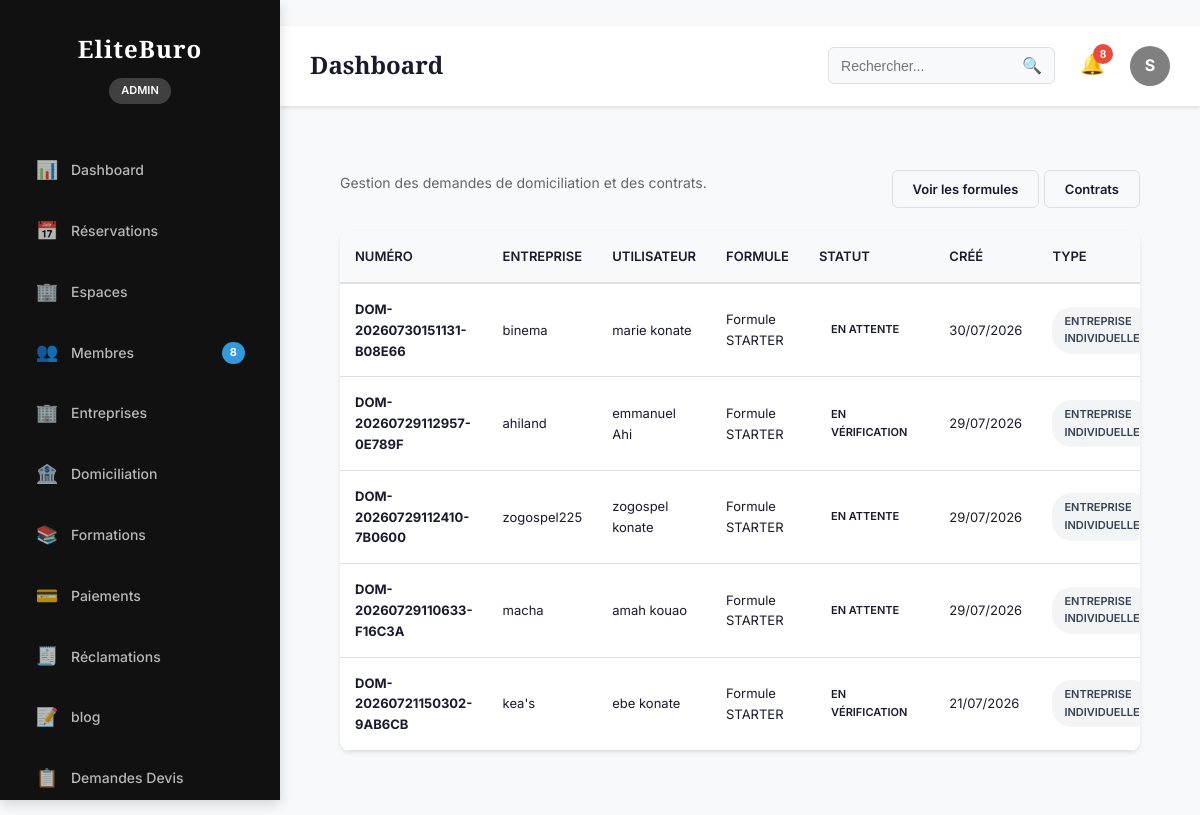
The app's page /dashboard/domiciliation/ (signed in) with its own data.
### accounts/models.py (models this page shows, shortened)
class User(AbstractUser):
    class Role(models.TextChoices):
        ADMIN = "ADMIN", "Administrateur"
        MANAGER = "MANAGER", "Gestionnaire"
        MEMBER = "MEMBER", "Membre"
        TRAINER = "TRAINER", "Formateur"
    username = None
    id = models.UUIDField(
        primary_key=True,
        default=uuid.uuid4,
        editable=False
    )
    email = models.EmailField(
        unique=True
    )
    first_name = models.CharField(
        max_length=150
    )
    last_name = models.CharField(
        max_length=150
    )
    phone_validator = RegexValidator(
        regex=r'^\+?[0-9]{8,15}$',
        message="Numéro de téléphone invalide."
    )
    phone = models.CharField(
        max_length=20,
        validators=[phone_validator],
        unique=True
    )
    avatar = models.ImageField(
        upload_to="users/avatar/",
        blank=True,
        null=True
    )
    role = models.CharField(
        max_length=20,
        choices=Role.choices,
        default=Role.MEMBER
    )
    company_name = models.CharField(
        max_length=255,
        blank=True
    )
    job_title = models.CharField(
        max_length=255,
        blank=True
    )
    birth_date = models.DateField(
        blank=True,
        null=True
    )
    gender = models.CharField(
        max_length=20,
        blank=True
    )
    website = models.URLField(
        blank=True
    )
    bio = models.TextField(
        blank=True
    )
    language = models.CharField(
        max_length=10,
        default="fr"
    )
    timezone = models.CharField(
        max_length=100,
        default="Africa/Abidjan"
    )
    is_email_verified = models.BooleanField(
        default=False
    )
    is_phone_verified = models.BooleanField(
        default=False
    )
    receive_email_notification = models.BooleanField(
        default=True
    )
    receive_sms_notification = models.BooleanField(
        default=True
    )
    receive_whatsapp_notification = models.BooleanField(
        default=True
    )
    last_activity = models.DateTimeField(
        null=True,
        blank=True
    )
    created_at = models.DateTimeField(
        auto_now_add=True
    )
    updated_at = models.DateTimeField(
        auto_now=True
    )
    USERNAME_FIELD = "email"
    REQUIRED_FIELDS = []
    objects = UserManager()
    class Meta:
        ordering = ["-created_at"]
        verbose_name = "Utilisateur"
        verbose_name_plural = "Utilisateurs"
    @property
    def full_name(self):
        return f"{self.first_name} {self.last_name}"

class Company(models.Model):
    id = models.UUIDField(
        primary_key=True,
        default=uuid.uuid4,
        editable=False
    )
    owner = models.ForeignKey(
        settings.AUTH_USER_MODEL,
        on_delete=models.CASCADE,
        related_name="companies"
    )
    company_name = models.CharField(
        max_length=255
    )
    legal_form = models.CharField(
        max_length=100,
        blank=True
    )
    registration_number = models.CharField(
        max_length=100,
        blank=True
    )
    tax_number = models.CharField(
        max_length=100,
        blank=True
    )
    phone = models.CharField(
        max_length=20,
        blank=True
    )
    email = models.EmailField(
        blank=True
    )
    website = models.URLField(
        blank=True
    )
    description = models.TextField(
        blank=True
    )
    logo = models.ImageField(
        upload_to="companies/logo/",
        blank=True,
        null=True
    )
    created_at = models.DateTimeField(auto_now_add=True)
    updated_at = models.DateTimeField(auto_now=True)
    class Meta:
        ordering = ["company_name"]

### domiciliation/models.py (models this page shows, shortened)
class DomiciliationRequest(models.Model):
    class Status(models.TextChoices):
        BROUILLON = "Brouillon", "Brouillon"
        EN_ATTENTE = "En attente", "En attente"
        DOCUMENTS_REÇUS = "Documents reçus", "Documents reçus"
        EN_VÉRIFICATION = "En vérification", "En vérification"
        CONTRAT_GÉNÉRÉ = "Contrat généré", "Contrat généré"
        SIGNATURE_EN_ATTENTE = "Signature en attente", "Signature en attente"
        PAIEMENT_EN_ATTENTE = "Paiement en attente", "Paiement en attente"
        ACTIVE = "Active", "Active"
        REFUSÉE = "Refusée", "Refusée"
        EXPIRÉE = "Expirée", "Expirée"
        RÉSILIÉE = "Résiliée", "Résiliée"
    class Meta:
        verbose_name = "Demande de domiciliation"
        verbose_name_plural = "Demandes de domiciliation"
        indexes = [
            models.Index(fields=["statut"]),
            models.Index(fields=["date_fin"]),
            models.Index(fields=["entreprise"]),
            models.Index(fields=["utilisateur"]),
        ]
        ordering = ["-date_creation"]
    class TypeDemande(models.TextChoices):
        DOMICILIATION = "DOMICILIATION", "Domiciliation simple"
        ENTREPRISE_INDIVIDUELLE = "EI", "Entreprise Individuelle"
        SARL = "SARL", "SARL"
        SARLU = "SARLU", "SARLU"
        SAS = "SAS", "SAS"
        SASU = "SASU", "SASU"
        ONG = "ONG", "ONG"
        STARTUP = "STARTUP", "Startup"
        SCI = "SCI", "SCI"
        ASSOCIATION = "ASSOCIATION", "Association"
        FONDATION = "FONDATION", "Fondation"
        SCOOP = "SCOOP", "SCOOP"
    type_demande = models.CharField(
        max_length=50,
        choices=TypeDemande.choices,
        default=TypeDemande.DOMICILIATION
    )
    id = models.UUIDField(primary_key=True, default=uuid.uuid4, editable=False)
    utilisateur = models.ForeignKey(
        settings.AUTH_USER_MODEL,
        on_delete=models.CASCADE,
        related_name="domiciliation_requests",
    )
    entreprise = models.ForeignKey(
        "accounts.Company",
        on_delete=models.CASCADE,
        related_name="domiciliation_requests",
        help_text="Entreprise concernée par la domiciliation",
    )
    formule = models.ForeignKey(
        DomiciliationPlan,
        on_delete=models.PROTECT,
        related_name="domiciliation_requests",
    )
    numero_demande = models.CharField(max_length=60, unique=True, db_index=True)
    statut = models.CharField(max_length=64, choices=Status.choices, default=Status.BROUILLON)
    date_debut = models.DateField(null=True, blank=True)
    date_fin = models.DateField(null=True, blank=True)
    adresse_domiciliation = models.TextField()
    observations = models.TextField(blank=True)
    date_creation = models.DateTimeField(auto_now_add=True, db_index=True)
    derniere_modification = models.DateTimeField(auto_now=True)

class DomiciliationPlan(models.Model):
    class Meta:
        verbose_name = "Formule de domiciliation"
        verbose_name_plural = "Formules de domiciliation"
        ordering = ["ordre"]
        indexes = [
            models.Index(fields=["slug"]),
            models.Index(fields=["actif"]),
        ]
    nom = models.CharField(max_length=200)
    slug = models.SlugField(max_length=220, unique=True)
    description = models.TextField()
    prix = models.DecimalField(
        max_digits=12,
        decimal_places=2,
        validators=[MinValueValidator(0)],
    )
    durée = models.PositiveIntegerField(help_text="Durée en mois")
    avantages = models.TextField(help_text="Liste des avantages, séparés par des retours à la ligne")
    actif = models.BooleanField(default=True)
    ordre = models.PositiveIntegerField(default=0, db_index=True, help_text="Ordre d’affichage")

### dashboard/views.py (the view)
# urls.py: path("domiciliation/", AdminDomiciliationView.as_view(), name="domiciliation"),
class AdminDomiciliationView(AdminBaseView):
    template_name = "dashboard/admin/domiciliation.html"
    def get_context_data(self, **kwargs):
        context = super().get_context_data(**kwargs)
        context["requests"] = DomiciliationRequest.objects.select_related(
            "entreprise", "utilisateur", "formule"
        ).order_by("-date_creation")
        return context

### templates/dashboard/admin/domiciliation.html (shortened to what this page needs)
{% extends 'layouts/base_admin.html' %}
{% block content %}
<div class="content">
    <div class="section-header">
        <div>
            <p style="color:var(--text-light);font-size:14px;">
                Gestion des demandes de domiciliation et des contrats.
            </p>
        </div>
        <div style="margin-top:10px;">
            <a href="{% url 'dashboard_admin:domiciliation_plans' %}" class="btn-secondary">Voir les formules</a>
            <a href="{% url 'domiciliation:history_list' %}" class="btn-secondary">Contrats</a>
        </div>
    </div>
    <div class="table-container">
        <table class="admin-table">
            <thead>
                <tr>
                    <th>
                        Numéro
                    </th>
                    <th>
                        Entreprise
                    </th>
                    <th>
                        Utilisateur
                    </th>
                    <th>
                        Formule
                    </th>
                    <th>
                        Statut
                    </th>
                    <th>
                        Créé
                    </th>
                    <th>
                        type
                    </th>
                </tr>
            </thead>
            <tbody>
            {% for req in requests %}
                <tr>
                    <td>
                        <strong>{{ req.numero_demande }}</strong>
                    </td>
                    <td>
                        {{ req.entreprise.company_name }}
                    </td>
                    <td>
                        {{ req.utilisateur.full_name|default:req.utilisateur.email }}
                    </td>
                    <td>
                        {{ req.formule.nom }}
                    </td>
                    <td>
                        {% if req.statut == "APPROUVEE" %}
                            <span class="status-badge confirmed">Approuvée</span>
                        {% elif req.statut == "EN_ATTENTE" %}
                            <span class="status-badge pending">En attente</span>
                        {% elif req.statut == "REFUSEE" %}
                            <span class="status-badge cancelled">Refusée</span>
                        {% else %}
                            <span class="status-badge">{{ req.statut }}</span>
                        {% endif %}
                    </td>
                    <td>
                        {{ req.date_creation|date:"d/m/Y" }}
                    </td>
                    <td>
                            {% if req.type_demande == "EI" %}
                                <span class="status-badge" style="background:#f3f4f6;color:#374151;">
                                    Entreprise Individuelle
                                </span>
                            {% elif req.type_demande == "SARL" %}
                                <span class="status-badge" style="background:#dbeafe;color:#1e40af;">
                                    SARL
                                </span>
                            {% elif req.type_demande == "SARLU" %}
                                <span class="status-badge" style="background:#e0e7ff;color:#3730a3;">
                                    SARLU
                                </span>
                            {% elif req.type_demande == "SAS" %}
                                <span class="status-badge" style="background:#f3e8ff;color:#6b21a8;">
                                    SAS
                                </span>
                            {% elif req.type_demande == "SASU" %}
                                <span class="status-badge" style="background:#fce7f3;color:#9d174d;">
                                    SASU
                                </span>
                            {% elif req.type_demande == "ONG" %}
                                <span class="status-badge" style="background:#d1fae5;color:#065f46;">
                                    ONG
                                </span>
                            {% elif req.type_demande == "STARTUP" %}
                                <span class="status-badge" style="background:#fef3c7;color:#92400e;">
                                    Startup
                                </span>
                            {% elif req.type_demande == "SCI" %}
                                <span class="status-badge" style="background:#e0f2fe;color:#075985;">
                                    SCI
                                </span>
                            {% elif req.type_demande == "ASSOCIATION" %}
                                <span class="status-badge" style="background:#ede9fe;color:#5b21b6;">
                                    Association
                                </span>
                            {% elif req.type_demande == "FONDATION" %}
                                <span class="status-badge" style="background:#fce7f3;color:#831843;">
                                    Fondation
                                </span>
                            {% elif req.type_demande == "SCOOP" %}
                                <span class="status-badge" style="background:#fef9c3;color:#713f12;">
                                    SCOOP
                                </span>
                            {% else %}
                                <span class="status-badge" style="background:#f3f4f6;color:#6b7280;">
                                    Non défini
                                </span>
                            {% endif %}
                        </td>
                </tr>
            {% endfor %}
            </tbody>
        </table>
    </div>
</div>
{% endblock %}

### templates/partials/header.html (shortened to what this page needs)
<header class="top-bar">
    <div class="top-bar-left">
        <h1 class="page-title">
            {% block page_title %}
            Dashboard
            {% endblock %}
        </h1>
    </div>
    <div class="top-bar-right">
        <div class="search-box">
            <input
                type="text"
                class="search-input"
                placeholder="Rechercher...">
            <button class="search-btn">
                🔍
            </button>
        </div>
        <div class="notifications">
            <button class="notification-btn">
                🔔
                <span class="notification-count">
                    {{ recent_activity|length|default:0 }}
                </span>
            </button>
        </div>
        <div class="user-menu">
            <div class="user-avatar">
                {{ request.user.first_name|slice:":1"|default:"A" }}
            </div>
        </div>
    </div>
</header>

### records on screen
User: user.first_name "S"
DomiciliationRequest: numero_demande "DOM-20260730151131-B08E66", entreprise.company_name "binema", utilisateur.full_name "marie konate", formule.nom "Formule STARTER", statut "EN ATTENTE", date_creation "30/07/2026", type_demande "ENTREPRISE INDIVIDUELLE"
DomiciliationRequest: numero_demande "DOM-20260729112957-0E789F", entreprise.company_name "ahiland", utilisateur.full_name "emmanuel Ahi", formule.nom "Formule STARTER", statut "EN VÉRIFICATION", date_creation "29/07/2026", type_demande "ENTREPRISE INDIVIDUELLE"
DomiciliationRequest: numero_demande "DOM-20260729112410-7B0600", entreprise.company_name "zogospel225", utilisateur.full_name "zogospel konate", formule.nom "Formule STARTER", statut "EN ATTENTE", date_creation "29/07/2026", type_demande "ENTREPRISE INDIVIDUELLE"
DomiciliationRequest: numero_demande "DOM-20260729110633-F16C3A", entreprise.company_name "macha", utilisateur.full_name "amah kouao", formule.nom "Formule STARTER", statut "EN ATTENTE", date_creation "29/07/2026", type_demande "ENTREPRISE INDIVIDUELLE"
DomiciliationRequest: numero_demande "DOM-20260721150302-9AB6CB", entreprise.company_name "kea's", utilisateur.full_name "ebe konate", formule.nom "Formule STARTER", statut "EN VÉRIFICATION", date_creation "21/07/2026", type_demande "ENTREPRISE INDIVIDUELLE"

### other values on screen
{{ stats.users|default_if_none:0 }} "8"
{{ recent_activity|length|default:0 }} "8"
